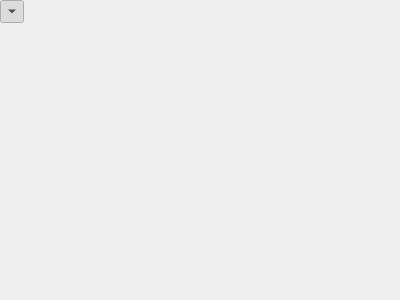
<?xml version="1.0" encoding="UTF-8"?>
<ui version="4.0">
 <class>vcl::qt::ParameterSubFrame</class>
 <widget class="QFrame" name="vcl::qt::ParameterSubFrame">
  <property name="geometry">
   <rect>
    <x>0</x>
    <y>0</y>
    <width>400</width>
    <height>300</height>
   </rect>
  </property>
  <property name="windowTitle">
   <string>Frame</string>
  </property>
  <layout class="QGridLayout" name="gridLayout">
   <property name="leftMargin">
    <number>0</number>
   </property>
   <property name="topMargin">
    <number>0</number>
   </property>
   <property name="rightMargin">
    <number>0</number>
   </property>
   <property name="bottomMargin">
    <number>0</number>
   </property>
   <item row="1" column="0" colspan="3">
    <widget class="QFrame" name="subFrame">
     <property name="frameShape">
      <enum>QFrame::NoFrame</enum>
     </property>
     <property name="frameShadow">
      <enum>QFrame::Plain</enum>
     </property>
    </widget>
   </item>
   <item row="0" column="0">
    <widget class="QToolButton" name="toolButton">
     <property name="text">
      <string>...</string>
     </property>
     <property name="checkable">
      <bool>true</bool>
     </property>
     <property name="checked">
      <bool>true</bool>
     </property>
     <property name="toolButtonStyle">
      <enum>Qt::ToolButtonIconOnly</enum>
     </property>
     <property name="arrowType">
      <enum>Qt::DownArrow</enum>
     </property>
    </widget>
   </item>
   <item row="0" column="1" colspan="2">
    <widget class="QLabel" name="titleLabel">
     <property name="text">
      <string/>
     </property>
    </widget>
   </item>
  </layout>
 </widget>
 <resources/>
 <connections/>
</ui>
